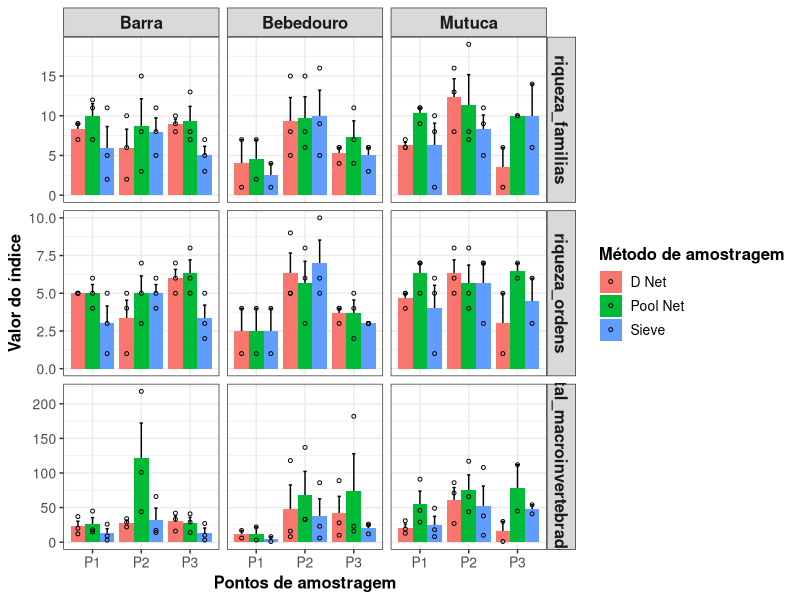

Reproduce this figure in R.
library(tidyverse)
library(ggpubr)



############################### configuracoes ##################################
rios <- c("rio_bebedouro", "rio_da_barra", "rio_mutuca")
metodos <- c("D Net", "Pool Net", "Sieve")
colunas <- c(
    "campanha", "rio", "locality_name", "method",
    "total_macroinvertebrados", "riqueza_ordens", "riqueza_familias"
)

amostras_descartadas_vetor <- c("RiodaBarra-P1")



#carregar dados
df <- read_csv("dados/processado/matriz_indices_imaturos_piata.csv") %>%
  filter(rio %in% rios) %>%
  filter(method %in% metodos) %>%
  filter(!locality_name %in% amostras_descartadas_vetor) %>%
  group_by(campanha, rio, locality_name) %>%
  filter(all(metodos %in% method)) %>%
  ungroup() %>%
  select(colunas) %>%
  pivot_longer(
    cols = c("total_macroinvertebrados", "riqueza_ordens", "riqueza_familias"),
    names_to = "categoria_da_resposta",
    values_to =  "valor"
  )

  # Melhorar estetica
  df <- df %>%
  mutate(
    locality_name = case_when(
      str_detect(locality_name, "P1") ~ "P1",
      str_detect(locality_name, "P2") ~ "P2",
      str_detect(locality_name, "P3") ~ "P3",
      str_detect(locality_name, "P1/2") ~ "P1+",
    ),
    rio = case_when(
      rio == "rio_bebedouro" ~ "Bebedouro",
      rio == "rio_da_barra" ~ "Barra",
      rio == "rio_mutuca" ~ "Mutuca"
    )
  )

  sumario <- df %>%
    group_by(rio, locality_name, method, categoria_da_resposta) %>%
    summarise(
      media = mean(valor),
      desvio_padrao = sd(valor),
      n = n(),
      se =  desvio_padrao / sqrt(n)
    ) %>%
    ungroup()


write_csv(sumario, "teste.csv")
grafico <- 
  ggplot(sumario, aes(x = locality_name, y = media, fill = method)) +
  
  geom_errorbar(
    aes(ymin = media - se, ymax = media + se),
    width = 0.2,
    position = position_dodge(width = 0.9)
  ) +
  geom_bar(stat = "identity", position = "dodge") +
  geom_point(
    data = df,
    aes(y = valor, x = locality_name),
    position = position_dodge(width = 0.9),
    size = 1,
    shape = 1
  ) +
  facet_grid(categoria_da_resposta ~ rio, scales = "free_y") +
  labs(
    x = "Pontos de amostragem",
    y = "Valor do índice",
    fill = "Método de amostragem"
  ) +
  theme_bw() +
  theme(
    color = "black"
  ) +
  theme_bw() +
  theme(
    strip.text.x = element_text(size = 12, face = "bold"),
    strip.text.y = element_text(size = 12, face = "bold"),
    axis.text.x = element_text(size = 10),
    axis.text.y = element_text(size = 10),
    axis.title.x = element_text(size = 12, face = "bold"),
    axis.title.y = element_text(size = 12, face = "bold"),
    legend.title = element_text(size = 12, face = "bold"),
    legend.text = element_text(size = 10)
  )

ggsave(
  filename = "teste.png",
  plot = grafico,
  width = 12,
  height = 8,
  dpi = 300
)
